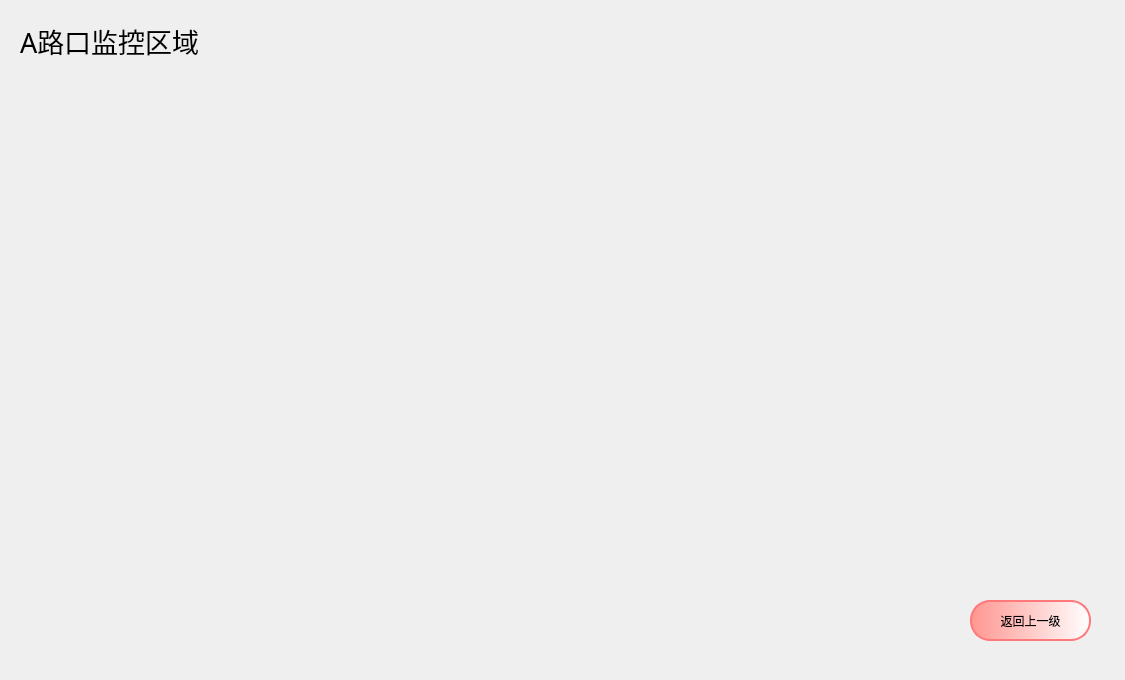
<?xml version="1.0" encoding="UTF-8"?>
<ui version="4.0">
 <class>Dialog</class>
 <widget class="QDialog" name="Dialog">
  <property name="geometry">
   <rect>
    <x>0</x>
    <y>0</y>
    <width>1125</width>
    <height>680</height>
   </rect>
  </property>
  <property name="windowTitle">
   <string>Dialog</string>
  </property>
  <widget class="QLabel" name="label">
   <property name="geometry">
    <rect>
     <x>20</x>
     <y>0</y>
     <width>221</width>
     <height>81</height>
    </rect>
   </property>
   <property name="font">
    <font>
     <family>Agency FB</family>
     <pointsize>20</pointsize>
    </font>
   </property>
   <property name="text">
    <string>A路口监控区域</string>
   </property>
  </widget>
  <widget class="QLabel" name="label_2">
   <property name="geometry">
    <rect>
     <x>180</x>
     <y>110</y>
     <width>811</width>
     <height>431</height>
    </rect>
   </property>
   <property name="text">
    <string/>
   </property>
  </widget>
  <widget class="QPushButton" name="pushButton">
   <property name="geometry">
    <rect>
     <x>970</x>
     <y>600</y>
     <width>121</width>
     <height>41</height>
    </rect>
   </property>
   <property name="styleSheet">
    <string notr="true">QPushButton {
    background-color: qlineargradient(spread:repeat, x1:0, y1:0, x2:1, y2:0, stop:0 rgba(255, 150, 145, 255), stop:1 rgba(255, 255, 255, 255));
    border: 2px solid rgb(255, 170, 172);
    border-color: rgb(255, 120, 122);
    border-radius: 20px; /* 设置圆角半径，数值可根据按钮大小调整 */
}

QPushButton:hover {
    background-color: rgb(255, 164, 165); /* 设置鼠标悬停时的背景颜色 */
    border: 2px solid rgb(255, 100, 102); /* 设置鼠标悬停时的边框颜色 */
    color: black; /* 设置鼠标悬停时的文本颜色 */
    box-shadow: 5px 5px 10px rgba(0, 0, 0, 0.3); /* 设置鼠标悬停时的阴影效果 */
    cursor: pointer; /* 设置鼠标悬停时的指针样式 */
}</string>
   </property>
   <property name="text">
    <string>返回上一级</string>
   </property>
  </widget>
  <widget class="QLabel" name="label_3">
   <property name="geometry">
    <rect>
     <x>-10</x>
     <y>-10</y>
     <width>1141</width>
     <height>691</height>
    </rect>
   </property>
   <property name="text">
    <string/>
   </property>
  </widget>
  <zorder>label_3</zorder>
  <zorder>label</zorder>
  <zorder>label_2</zorder>
  <zorder>pushButton</zorder>
 </widget>
 <resources/>
 <connections>
  <connection>
   <sender>pushButton</sender>
   <signal>clicked()</signal>
   <receiver>Dialog</receiver>
   <slot>fanhui()</slot>
   <hints>
    <hint type="sourcelabel">
     <x>1030</x>
     <y>620</y>
    </hint>
    <hint type="destinationlabel">
     <x>562</x>
     <y>339</y>
    </hint>
   </hints>
  </connection>
 </connections>
 <slots>
  <slot>fanhui()</slot>
 </slots>
</ui>
